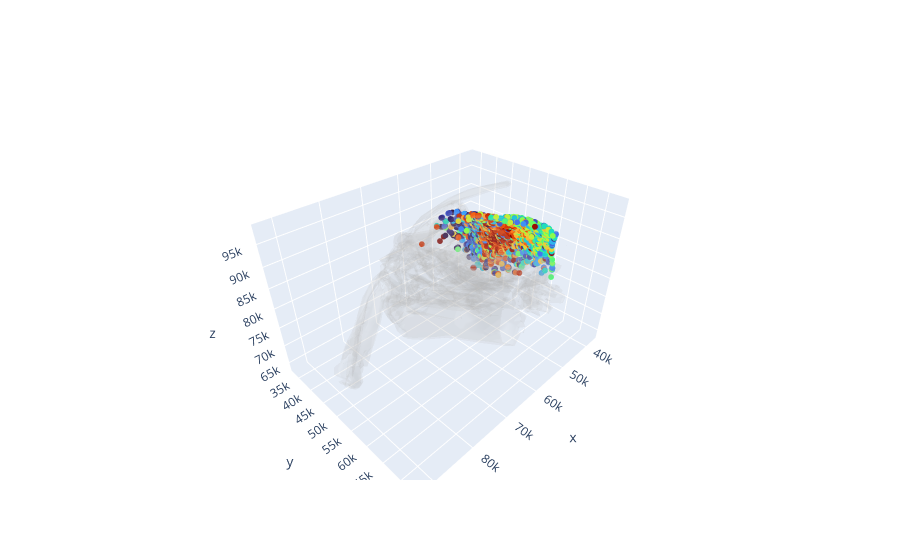

Notebook cell for this chart:
### Code cell
# look at all results on the mesh

p = analyzer.all_results["mesh_points"]

# jitter the points

jitter = 100

rand = (torch.rand(p.shape) - 0.5) * jitter

p = p + rand

v = analyzer.all_results["normalized_displacement"][:, 2]

v = convert_to_percentile(v)

ResultPlotter.plot_mesh_with_points(
    points=p,
    opacity=0.1,
    point_values=v,
    points_on_surface=True,
    marker_dict={"size": 2, "colorscale": "Turbo"},
)

### Figure 1 — Plotly figure (JSON) as saved in the notebook; plotly's stock layout.template omitted (floating-point values rounded to 4 significant figures; data arrays with more than 128 entries replaced by an {"elided": "..."} marker saying what was removed)
{"data": [{"color": "lightgray", "i": {"elided": "11764 int values"}, "j": {"elided": "11764 int values"}, "k": {"elided": "11764 int values"}, "opacity": 0.1, "type": "mesh3d", "x": {"elided": "5163 float values"}, "y": {"elided": "5163 float values"}, "z": {"elided": "5163 float values"}}, {"marker": {"color": {"elided": "10456 float values"}, "colorscale": [[0, "#30123b"], [0.07143, "#4145ab"], [0.1429, "#4675ed"], [0.2143, "#39a2fc"], [0.2857, "#1bcfd4"], [0.3571, "#24eca6"], [0.4286, "#61fc6c"], [0.5, "#a4fc3b"], [0.5714, "#d1e834"], [0.6429, "#f3c63a"], [0.7143, "#fe9b2d"], [0.7857, "#f36315"], [0.8571, "#d93806"], [0.9286, "#b11901"], [1, "#7a0402"]], "size": 2}, "mode": "markers", "type": "scatter3d", "x": {"elided": "10456 float values"}, "y": {"elided": "10456 float values"}, "z": {"elided": "10456 float values"}}], "layout": {}}
